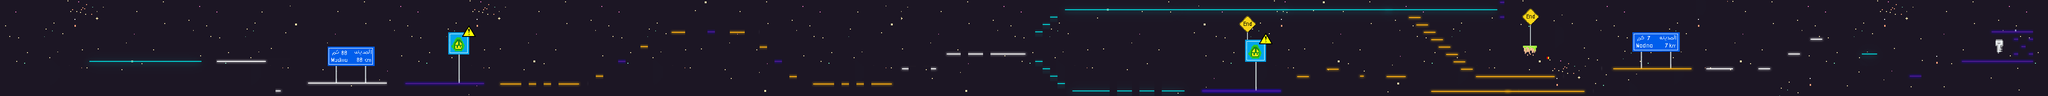

Tiled map render using the project's own tile images. Description and the map definition, with tile-layer contents summarised, below:
An orthogonal 275x13 tile map with 16x16 px tiles, 6 tile layers (Ground, graph, xv, df, ...), 4 tilesets and 86 objects.

<map version="1.0" orientation="orthogonal" renderorder="right-down" width="275" height="13" tilewidth="16" tileheight="16" nextobjectid="855">
 <tileset firstgid="1" name="tileset_gutter" tilewidth="16" tileheight="16" spacing="2" margin="1" tilecount="1782" columns="33">
  <image source="../tileset_gutter.png" width="594" height="972" />
 </tileset>
 <tileset firstgid="1783" name="Menu_State" tilewidth="16" tileheight="16" spacing="1" margin="2" tilecount="351" columns="27">
  <image source="../Menu_State.png" width="460" height="235" />
 </tileset>
 <tileset firstgid="2134" name="5" tilewidth="16" tileheight="16" spacing="1" margin="1" tilecount="1640" columns="164">
  <image source="../5.png" width="2803" height="178" />
 </tileset>
 <tileset firstgid="3774" name="drops" tilewidth="16" tileheight="16" spacing="1" margin="1" tilecount="1776" columns="37">
  <image source="../drops.png" width="640" height="822" />
 </tileset>
 <layer name="Ground" width="275" height="13">
  <data>[3575 cells, 3575 non-empty, 351 distinct tile ids]</data>
 </layer>
 <layer name="graph" width="275" height="13">
  <data>[3575 cells, 695 non-empty, 341 distinct tile ids]</data>
 </layer>
 <objectgroup name="Ground">
  <object id="743" x="191.5" y="130.5" width="241.5" height="11" />
  <object id="745" x="466" y="130" width="105.333" height="15" />
  <object id="746" x="661.5" y="177.5" width="171" height="9" />
  <object id="747" x="871" y="179" width="168.5" height="13" />
  <object id="748" x="1073.5" y="178.5" width="46.5" height="8" />
  <object id="749" x="1135.5" y="178.5" width="16" />
  <object id="750" x="1167.5" y="177.5" width="18" height="10" />
  <object id="751" x="1201" y="178.5" width="43" height="8.5" />
  <object id="753" x="1279.5" y="162.5" width="16.5" height="6.5" />
  <object id="754" x="1328" y="130" width="14.6667" height="7.5" />
  <object id="755" x="1376" y="98" width="14.6667" height="7.5" />
  <object id="757" x="1440.5" y="67" width="32.1667" height="7" />
  <object id="758" x="1519.5" y="65" width="17" height="8" />
  <object id="759" x="1568" y="66.5" width="32" height="6" />
  <object id="760" x="1632" y="99.3333" width="12.6667" height="5.66667" />
  <object id="761" x="1663.5" y="129" width="14.5" height="7.5" />
  <object id="762" x="1696" y="161" width="14" height="9" />
  <object id="763" x="1744" y="178" width="48.5" height="8.5" />
  <object id="764" x="1808" y="178" width="16" height="8" />
  <object id="765" x="1840" y="178.5" width="16.5" height="6.5" />
  <object id="766" x="1871.5" y="179" width="45" height="6" />
  <object id="768" x="1936" y="146" width="16" height="7.5" />
  <object id="769" x="2033" y="114" width="31" height="6.5" />
 </objectgroup>
 <objectgroup name="Pipes">
  <object id="770" x="591.333" y="192.667" width="14" height="10" />
  <object id="771" x="1999.33" y="143.333" width="12.6667" height="10.6667" />
  <object id="772" x="2078.67" y="112" width="34" height="10" />
  <object id="773" x="2127.33" y="112.667" width="76" height="8.66667" />
  <object id="775" x="2222" y="128.667" width="18.6667" height="8.66667" />
  <object id="776" x="2239.33" y="144" width="17.3333" height="11.3333" />
  <object id="777" x="2254" y="160.667" width="17.3333" height="9.33333" />
  <object id="778" x="2271.33" y="177.333" width="17.3333" height="9.33333" />
  <object id="779" x="2223.33" y="64.6667" width="18" height="9.33333" />
  <object id="781" x="2239.33" y="48" width="19.3333" height="8.66667" />
  <object id="782" x="2255.33" y="31.3333" width="18.6667" height="9.33333" />
  <object id="785" x="2288" y="18" width="930.667" height="8" />
  <object id="787" x="3219.33" y="-0.666667" width="15.3333" height="42.6667" />
  <object id="789" x="2325" y="-101" width="892.33" height="101" />
  <object id="790" x="2582.67" y="192.667" width="170" height="8.66667" />
  <object id="791" x="2304.67" y="192.667" width="80" height="8" />
  <object id="794" x="2400" y="192" width="32.6667" height="9.33333" />
  <object id="795" x="2448" y="192" width="32" height="9.33333" />
  <object id="796" x="2496" y="192" width="49.3333" height="8.66667" />
  <object id="797" x="2784" y="161.333" width="30" height="8.66667" />
  <object id="798" x="2848.67" y="144.667" width="30" height="9.33333" />
  <object id="799" x="2918.67" y="160" width="14" height="10" />
  <object id="800" x="2976.67" y="161.333" width="44.6667" height="9.33333" />
  <object id="801" x="3073.33" y="194" width="330" height="7.33333" />
  <object id="802" x="3170.67" y="160" width="168.667" height="9.33333" />
  <object id="803" x="3135.33" y="144.667" width="30" height="8" />
  <object id="804" x="3120" y="130.667" width="32.6667" height="8" />
  <object id="805" x="3103.33" y="108.667" width="33.3333" height="12.6667" />
  <object id="806" x="3085.33" y="97.3333" width="38" height="10" />
  <object id="807" x="3062" y="77.3333" width="50" height="18" />
  <object id="808" x="3055.33" y="62.6667" width="42" height="12.6667" />
  <object id="809" x="3030" y="45.3333" width="51.3333" height="16" />
  <object id="810" x="3018" y="30" width="47.3333" height="12.6667" />
  <object id="812" x="3464.67" y="142.667" width="170" height="11.3333" />
  <object id="813" x="3664" y="142.667" width="60.6667" height="12.6667" />
  <object id="814" x="3776" y="144" width="29.3333" height="9.33333" />
  <object id="816" x="3840" y="111.333" width="28" height="8.66667" />
  <object id="817" x="3888" y="80.6667" width="29.3333" height="8.66667" />
  <object id="818" x="3998" y="113.333" width="36" height="8" />
  <object id="819" x="4101.33" y="160.667" width="26" height="8.66667" />
  <object id="820" x="4213.33" y="128" width="156" height="8" />
  <object id="821" x="4324.67" y="79.3333" width="46.6667" height="42.6667" />
 </objectgroup>
 <objectgroup name="Coins" offsetx="-7" offsety="5">
  <properties>
   <property name="quit" value="" />
  </properties>
 </objectgroup>
 <objectgroup name="Bricks" />
 <objectgroup name="Goombas">
  <object id="824" x="912" y="96" width="16" height="16" />
  <object id="825" x="1024" y="144" width="16" height="16" />
  <object id="826" x="1233" y="45" width="16" height="16" />
  <object id="827" x="1139" y="8" width="16" height="16" />
  <object id="828" x="1389" y="15" width="16" height="16" />
  <object id="829" x="1578" y="-5" width="16" height="16" />
  <object id="830" x="1760" y="112" width="16" height="16" />
  <object id="832" x="1902" y="112.667" width="16" height="16" />
  <object id="833" x="2144" y="80" width="16" height="16" />
  <object id="835" x="2032" y="48" width="16" height="16" />
  <object id="836" x="2352" y="160" width="16" height="16" />
  <object id="837" x="2736" y="128" width="16" height="16" />
  <object id="839" x="2688" y="128" width="16" height="16" />
  <object id="840" x="2864" y="64" width="16" height="16" />
  <object id="841" x="2992" y="112" width="16" height="16" />
  <object id="846" x="3504" y="112" width="16" height="16" />
  <object id="847" x="3712" y="112" width="16" height="16" />
  <object id="848" x="3904" y="48" width="16" height="16" />
  </objectgroup>
 <objectgroup name="Turtles" />
 <objectgroup name="Finish_line">
  <!-- 1 objects omitted --></objectgroup>
 <objectgroup name="Story_line" />
 <objectgroup name="kill_lines" />
 <objectgroup name="Bosses" />
 <objectgroup name="Map_line" />
 <layer name="xv" width="275" height="13">
  <data>[3575 cells, 142 non-empty, 91 distinct tile ids]</data>
 </layer>
 <layer name="df" width="275" height="13">
  <data>[3575 cells, 65 non-empty, 42 distinct tile ids]</data>
 </layer>
 <layer name="sd" width="275" height="13">
  <data>[3575 cells, 264 non-empty, 198 distinct tile ids]</data>
 </layer>
 <layer name="fg" width="275" height="13">
  <data>[3575 cells, 123 non-empty, 122 distinct tile ids]</data>
 </layer>
</map>
<!-- 3 of 86 objects omitted -->
